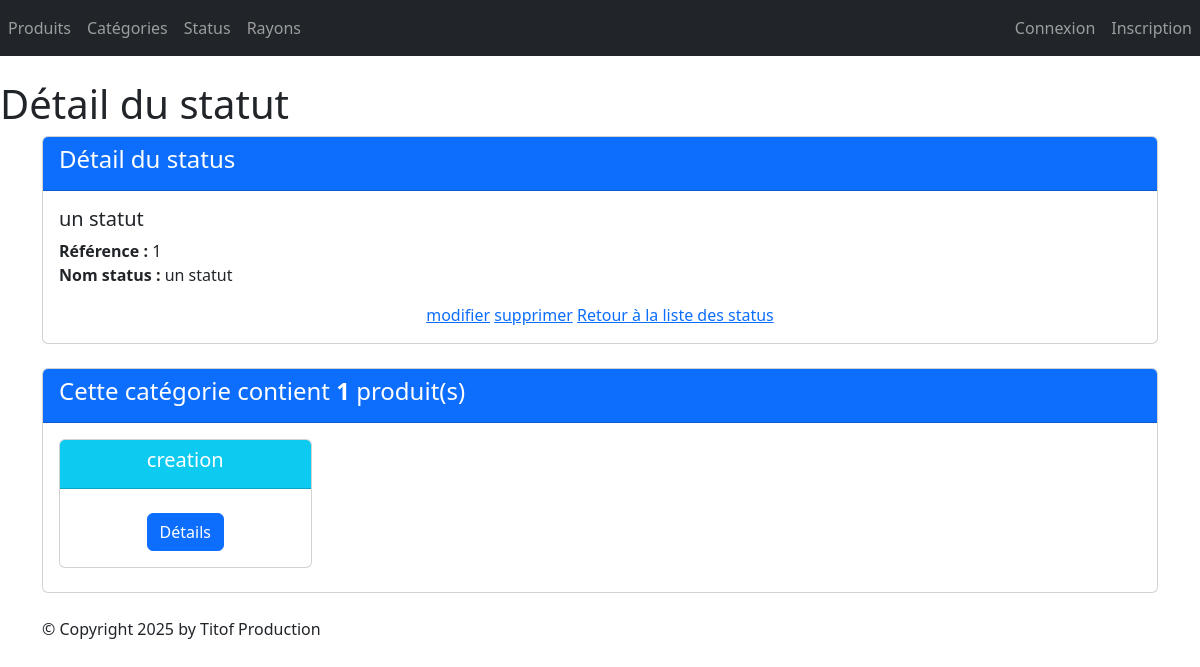
Screenshot of /monApp/statut/1/ with the database file from the repository.
### monApp/models.py (models this page shows, shortened)
class Statut(models.Model):
    idStatus = models.AutoField(primary_key=True)
    libelleStatus = models.CharField(max_length=100, default='')

class Produit(models.Model):
    refProd = models.AutoField(primary_key=True)
    intituleProd = models.CharField(max_length=200)
    prixUnitaireProd = models.DecimalField(max_digits=10, decimal_places=2)
    dateFabProd = models.DateField(default=date.today)
    categorie = models.ForeignKey(Categorie, on_delete=models.CASCADE, related_name="produits_categorie", null=True, blank=True)
    status = models.ForeignKey(Statut, on_delete=models.CASCADE, related_name="produits_status",null=True, blank=True)

### monApp/views.py (the view)
# urls.py: path("statut/<pk>/", views.StatutDetailView.as_view(), name="dtl_statut"),
class StatutDetailView(DetailView):
    model = Statut
    template_name = "monApp/detail_statut.html"
    context_object_name = "statut"
    def get_queryset(self):
        return Statut.objects.annotate(nb_produits=Count('produits_status'))
    def get_context_data(self, **kwargs):
        context = super(StatutDetailView, self).get_context_data(**kwargs)
        context['titremenu'] = "Détail du statut"
        context['prdts'] = self.object.produits_status.all()
        return context

### monApp/templates/monApp/detail_statut.html
{% extends 'monApp/base.html' %}
{% block menu %}
    <h1>{{titremenu}}</h1>
{% endblock %}
{% block contenu %}
<div class="card mb-4">
    <div class="card-header bg-primary text-white">
        <h4>Détail du status</h4>
    </div>
    <div class="card-body">
        <h5 class="card-title">{{ statut.libelleStatus }}</h5>
        <ul class="list-unstyled">
            <li><strong>Référence :</strong> {{ statut.idStatus }}</li>
            <li><strong>Nom status :</strong> {{ statut.libelleStatus }}</li>
        </ul>
        <div class="car-footer text-center">
            <a href="{% url 'statut_chng' statut.idStatus %}">modifier</a>
            <a href="{% url 'statut_del' statut.idStatus %}">supprimer</a>
            <a href="{% url 'lst_statuts' %}">Retour à la liste des status</a>
        </div>
    </div>
</div>
<div class="card mb-4">
    <div class="card-header bg-primary text-white">
        <h4>Cette catégorie contient <strong>{{ statut.nb_produits }}</strong> produit(s)</h4>
    </div>
    <div class="card-body">
        <div class="row">
            {% if prdts %}
                {% for prdt in prdts %}
                    <div class="col-sm-3">
                        <div class="card mb-2 text-center">
                            <div class="card-header bg-info text-white">
                                <h5 class="card-title">{{ prdt.intituleProd }}</h5>
                            </div>
                            <div class="card-body">
                                <a href="{% url 'dtl_prdt' prdt.refProd %}" class="btn btn-primary mt-2">Détails</a>
                            </div>
                        </div>
                    </div>
                {% endfor %}
            {% else %}
                <p class="text-muted">Aucun produit trouvé pour cette catégorie.</p>
            {% endif %}
        </div>
    </div>
</div>
{% endblock %}

### static/styles.css (style rules this page uses)
h1 { color: red }

### rows the page displays
Statut: libelleStatus "un statut", idStatus "1", nb_produits "1"
Produit: intituleProd "creation"

### other values shown
{{ titremenu }} "Détail du statut"
